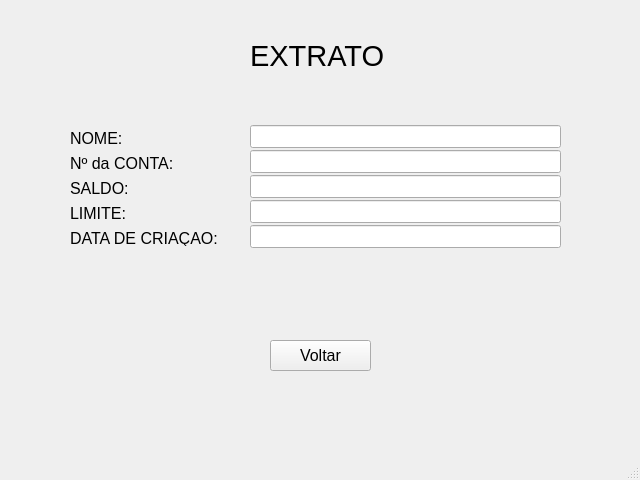
<?xml version="1.0" encoding="UTF-8"?>
<ui version="4.0">
 <class>MainWindow</class>
 <widget class="QMainWindow" name="MainWindow">
  <property name="geometry">
   <rect>
    <x>0</x>
    <y>0</y>
    <width>640</width>
    <height>480</height>
   </rect>
  </property>
  <property name="windowTitle">
   <string>MainWindow</string>
  </property>
  <widget class="QWidget" name="centralwidget">
   <widget class="QLabel" name="titulo">
    <property name="geometry">
     <rect>
      <x>250</x>
      <y>40</y>
      <width>141</width>
      <height>31</height>
     </rect>
    </property>
    <property name="font">
     <font>
      <pointsize>22</pointsize>
     </font>
    </property>
    <property name="text">
     <string>EXTRATO</string>
    </property>
   </widget>
   <widget class="QLabel" name="label_2">
    <property name="geometry">
     <rect>
      <x>70</x>
      <y>130</y>
      <width>151</width>
      <height>16</height>
     </rect>
    </property>
    <property name="font">
     <font>
      <pointsize>12</pointsize>
     </font>
    </property>
    <property name="text">
     <string>NOME:</string>
    </property>
   </widget>
   <widget class="QLabel" name="label_3">
    <property name="geometry">
     <rect>
      <x>70</x>
      <y>155</y>
      <width>141</width>
      <height>16</height>
     </rect>
    </property>
    <property name="font">
     <font>
      <pointsize>12</pointsize>
     </font>
    </property>
    <property name="text">
     <string>Nº da CONTA:</string>
    </property>
   </widget>
   <widget class="QLabel" name="label_4">
    <property name="geometry">
     <rect>
      <x>70</x>
      <y>180</y>
      <width>141</width>
      <height>16</height>
     </rect>
    </property>
    <property name="font">
     <font>
      <pointsize>12</pointsize>
     </font>
    </property>
    <property name="text">
     <string>SALDO:</string>
    </property>
   </widget>
   <widget class="QLabel" name="label_5">
    <property name="geometry">
     <rect>
      <x>70</x>
      <y>205</y>
      <width>151</width>
      <height>16</height>
     </rect>
    </property>
    <property name="font">
     <font>
      <pointsize>12</pointsize>
     </font>
    </property>
    <property name="text">
     <string>LIMITE:</string>
    </property>
   </widget>
   <widget class="QLabel" name="label_6">
    <property name="geometry">
     <rect>
      <x>70</x>
      <y>230</y>
      <width>161</width>
      <height>16</height>
     </rect>
    </property>
    <property name="font">
     <font>
      <pointsize>12</pointsize>
     </font>
    </property>
    <property name="text">
     <string>DATA DE CRIAÇAO: </string>
    </property>
   </widget>
   <widget class="QLineEdit" name="lineEdit">
    <property name="geometry">
     <rect>
      <x>250</x>
      <y>125</y>
      <width>311</width>
      <height>23</height>
     </rect>
    </property>
   </widget>
   <widget class="QLineEdit" name="lineEdit_2">
    <property name="geometry">
     <rect>
      <x>250</x>
      <y>150</y>
      <width>311</width>
      <height>23</height>
     </rect>
    </property>
   </widget>
   <widget class="QLineEdit" name="lineEdit_3">
    <property name="geometry">
     <rect>
      <x>250</x>
      <y>175</y>
      <width>311</width>
      <height>23</height>
     </rect>
    </property>
   </widget>
   <widget class="QLineEdit" name="lineEdit_4">
    <property name="geometry">
     <rect>
      <x>250</x>
      <y>200</y>
      <width>311</width>
      <height>23</height>
     </rect>
    </property>
   </widget>
   <widget class="QLineEdit" name="lineEdit_5">
    <property name="geometry">
     <rect>
      <x>250</x>
      <y>225</y>
      <width>311</width>
      <height>23</height>
     </rect>
    </property>
   </widget>
   <widget class="QPushButton" name="button_voltar">
    <property name="geometry">
     <rect>
      <x>270</x>
      <y>340</y>
      <width>101</width>
      <height>31</height>
     </rect>
    </property>
    <property name="font">
     <font>
      <pointsize>12</pointsize>
     </font>
    </property>
    <property name="cursor">
     <cursorShape>PointingHandCursor</cursorShape>
    </property>
    <property name="text">
     <string>Voltar</string>
    </property>
   </widget>
  </widget>
  <widget class="QMenuBar" name="menubar">
   <property name="geometry">
    <rect>
     <x>0</x>
     <y>0</y>
     <width>640</width>
     <height>20</height>
    </rect>
   </property>
  </widget>
  <widget class="QStatusBar" name="statusbar"/>
 </widget>
 <resources/>
 <connections/>
</ui>
